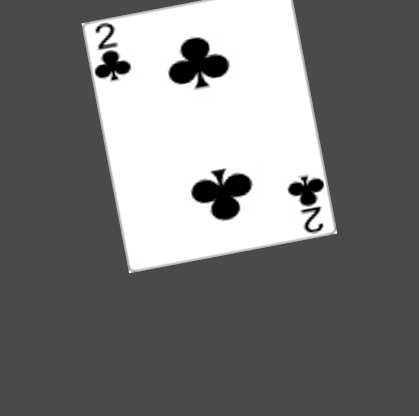
#> input picture Jungmin/test.PNG, 419 x 416 px, found by its file name
$ jupyter execute --allow-errors '1218 Rotate Final.ipynb'
#> lines starting #> are read from the running program, lines starting #| are printed output that depends on the picture; after the words box and inside, x2 and y2 are one past the last pixel; in counts of white or black regions, pixels touching at a corner belong together
[cell 1]
import cv2
import numpy as np
import matplotlib.pyplot as plt

[cell 2]
def perspective(file_name):
    ## contours를 찾는 작업
    tresh_min = 100
    tresh_max = 255
    image = cv2.imread(file_name)
    im_bw = cv2.cvtColor(image, cv2.COLOR_BGR2GRAY)
    thresh, im_bw = cv2.threshold(im_bw, tresh_min, tresh_max, 0)
    contours, hierarchy = cv2.findContours(im_bw, cv2.RETR_TREE, cv2.CHAIN_APPROX_SIMPLE)

    # 모서리를 찾는 작업
    con_sq = contours[0].squeeze()
    con_trans = con_sq.transpose()
    temp_rect = np.zeros((4,2), dtype = "float32")
    temp_rect[0] = con_sq[con_trans[1].argmin()]
    temp_rect[1] = con_sq[con_trans[0].argmax()]
    temp_rect[2] = con_sq[con_trans[1].argmax()]
    temp_rect[3] = con_sq[con_trans[0].argmin()] # temp_rect에 좌상, 우상, 우하, 좌하 순서로 담김

    # wrapPerspective 하는 작업
    maxWidth = 100
    maxHeight = 120
    dst = np.array([[0,0],[maxWidth-1,0],[maxWidth-1,maxHeight-1],[0, maxHeight-1]], np.float32)
    M = cv2.getPerspectiveTransform(temp_rect,dst)
    warp = cv2.warpPerspective(image, M, (maxWidth, maxHeight)) # warp에 이미지 담김

    # plt imshow로 그림그려줌
    image = cv2.cvtColor(image,cv2.COLOR_BGR2RGB)
    warp = cv2.cvtColor(warp,cv2.COLOR_BGR2RGB)
    plt.subplot(1,2,1)
    plt.imshow(image,cmap='gray')
    plt.subplot(1,2,2)
    plt.imshow(warp,cmap='gray')

    # wrap 이미지랑 꼭지점 담긴 행렬 돌려줌
    return warp, temp_rect

#> (a cell that did not finish here is left out)

#> (a cell that did not finish here is left out)

#> (a cell that did not finish here is left out)

[cell 6]
warp_img, rect = perspective('../../Jungmin/test.png')
#> call 2 of perspective, with file_name = '../../Jungmin/test.png'
#> in perspective, image is the input picture: shape (416, 419, 3); mean B, G, R 121.2, 121.2, 121.1
#> in perspective (call 2), `thresh, im_bw = cv2.threshold(im_bw, tresh_min, tresh_max, 0)`:
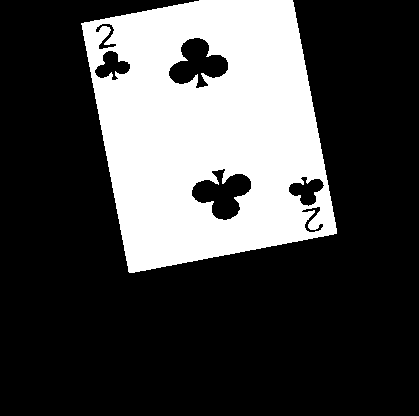
#> im_bw: shape (416, 419); 27.9% white; 1 white region
#> in perspective (call 2), `thresh, im_bw = cv2.threshold(im_bw, tresh_min, tresh_max, 0)`: thresh = 100
#> in perspective (call 2), `contours, hierarchy = cv2.findContours(im_bw, cv2.RETR_TREE, cv2.CHAIN..`: contours = 7 contours; box (x1, y1, x2, y2) and area: (81, 0, 337, 273) 53022, (191, 168, 252, 221) 1780, (168, 37, 229, 89) 1778, (288, 176, 325, 207) 618, (94, 50, 131, 81) 618, (95, 23, 117, 50) 210, (301, 206, 324, 233) 205
#> in perspective (call 2), `con_sq = contours[0].squeeze()`: con_sq = 311 pairs, first value 81 to 336, second value 0 to 272
#> in perspective (call 2), `warp = cv2.warpPerspective(image, M, (maxWidth, maxHeight))`:
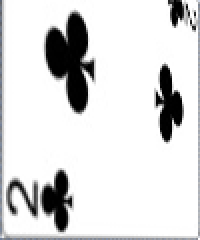
#> warp: shape (120, 100, 3) (shown 2 times larger); mean B, G, R 219.4, 219.2, 219
#> rect = [[199, 0], [336, 233], [129, 272], [81, 23]]
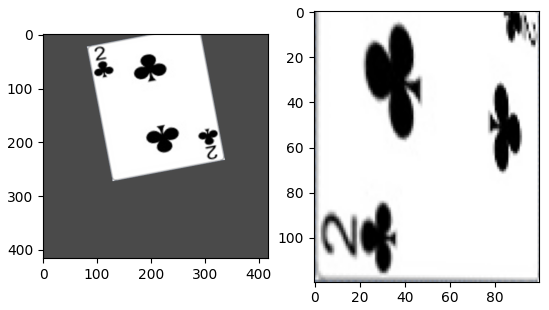
#> figure drawn by matplotlib, 2 panels
